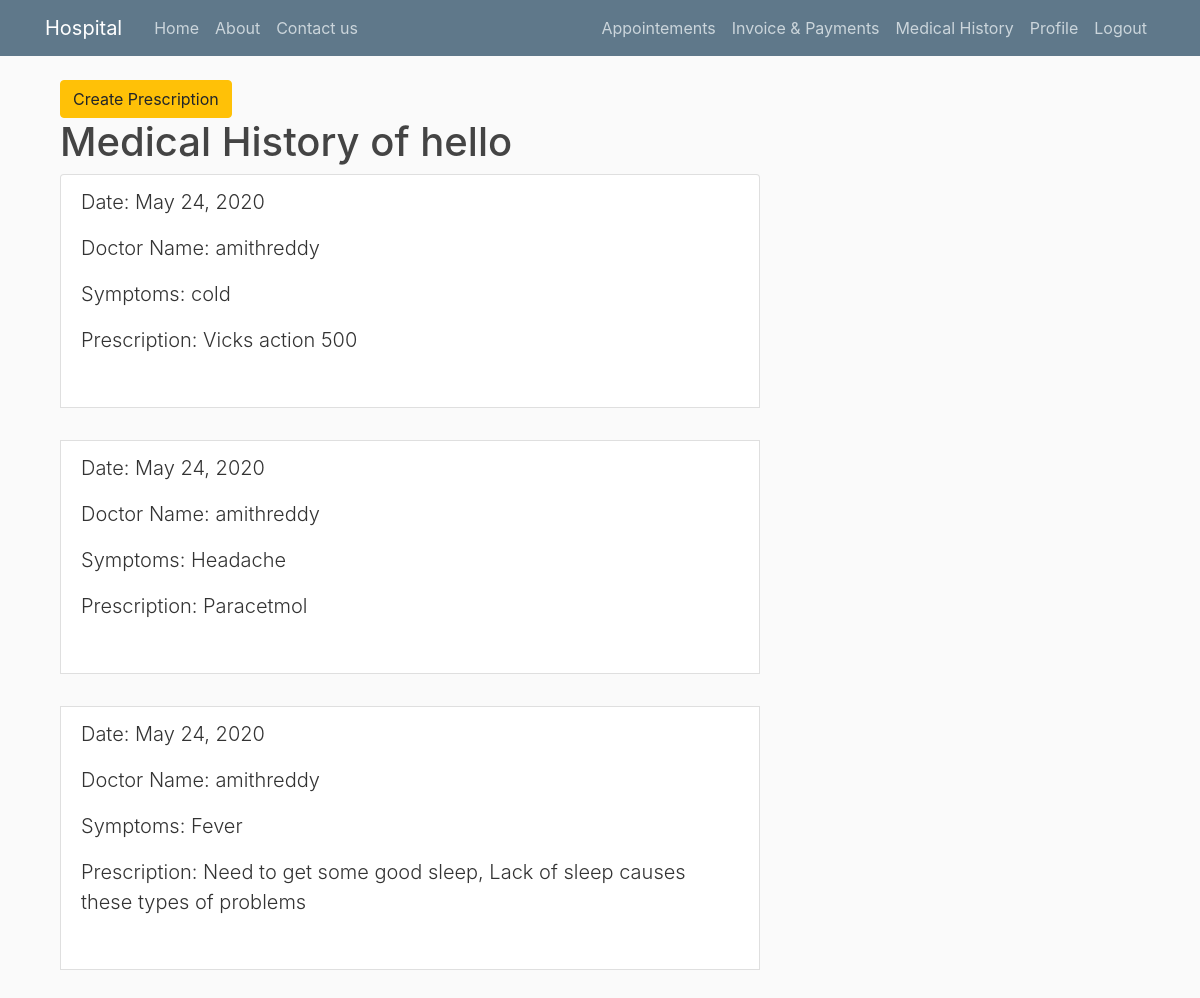
Page /accounts/med-history/patient/ (signed in) on the earlier database version.
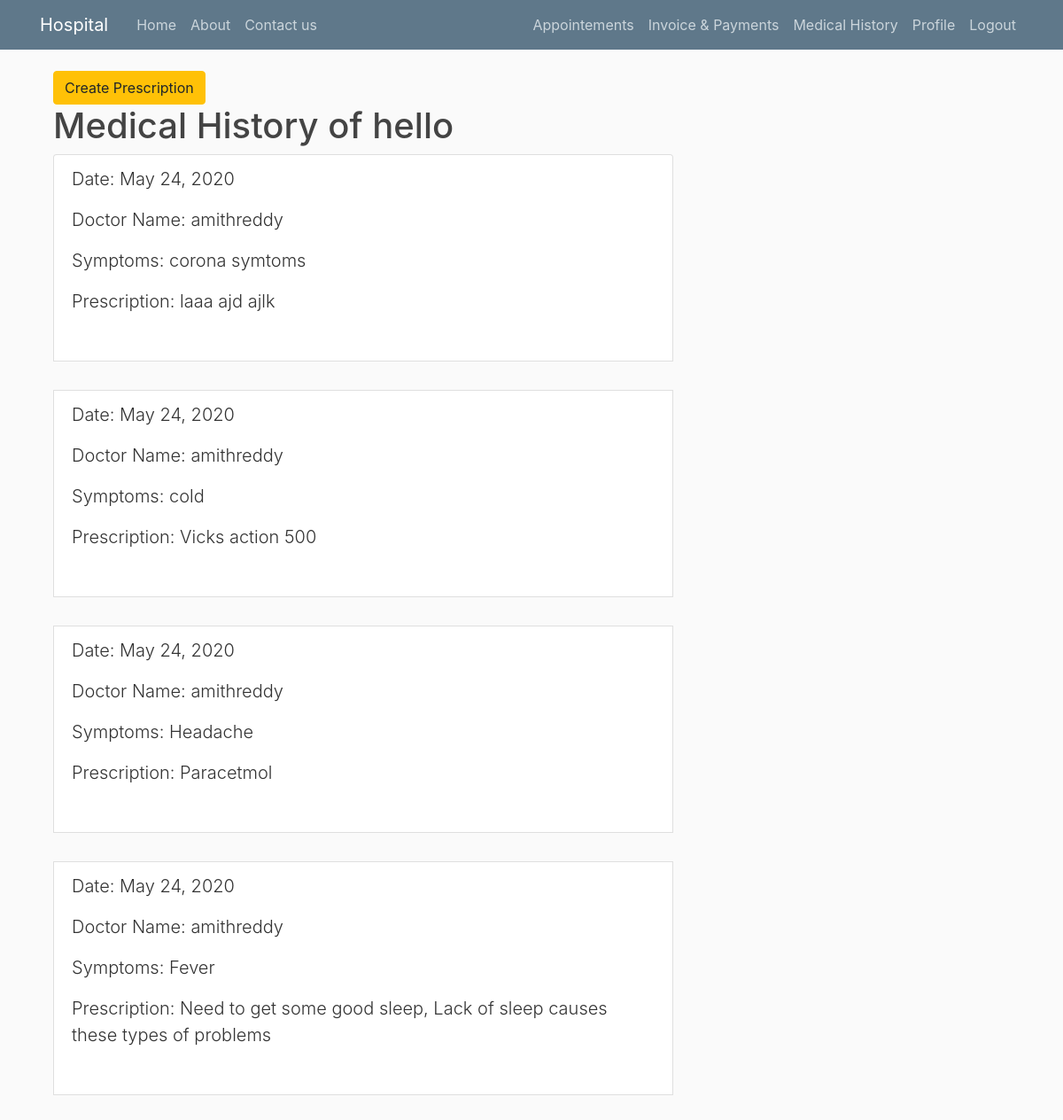
Same page on the later database version.
### accounts/models.py (models this page shows, shortened)
class MedicalHistory(models.Model):
    date =models.DateField(auto_now_add = True)
    symptoms= models.TextField()
    doctor_name= models.ForeignKey(User ,related_name='medical_doctor',on_delete=models.CASCADE)
    patient_name=models.ForeignKey(User,related_name='medical_patient',on_delete=models.CASCADE)
    prescription=models.TextField(max_length=1000)

### accounts/views.py (the view)
# urls.py: path('med-history/<str:type>/',user_views.medical_history,name='medical'),
@login_required
def medical_history(request,type):
    if type== "patient":
        data =MedicalHistory.objects.filter(patient_name=request.user).order_by('-date','-id')
    else:
        data=MedicalHistory.objects.filter(doctor_name=request.user).order_by('-date','-id')
    return render(request,'accounts/medical_history.html',{'data':data,'type':type})

### accounts/templates/accounts/medical_history.html (shortened to what this page needs)
{% extends "accounts/base.html" %}
{% block content %}
    <div class="container">
        <a href="{% url 'prescription-create' %}" class="btn btn-warning">Create Prescription</a>
        <h1>{% if type == 'patient' %}
            Medical History of {{user.username}}
            {% else %}
            <p>Prescription of {{user.username}}</p>
            {% endif%}</h1>
        <ul class="list-group">
            {% for i in data %}
                <li class="list-group-item">
                    <p class="lead">Date: {{i.date}}</p>
                    {% if type == 'patient' %}
                    <p class="lead"> Doctor Name: {{i.doctor_name}}</p>
                    {% else %}
                    <p>Patient Name: {{i.patient_name}}</p>
                    {% endif%}
                    <p class="lead">Symptoms: {{i.symptoms}}</p>
                    <p class="lead">Prescription: {{i.prescription}}</p><br>
                </li>
            {% endfor %}
        </ul>
    </div>
{% endblock content %}

Differences in the rows shown:
added MedicalHistory: date "May 24, 2020", doctor_name "amithreddy", symptoms "corona symtoms", prescription "laaa ajd ajlk"
